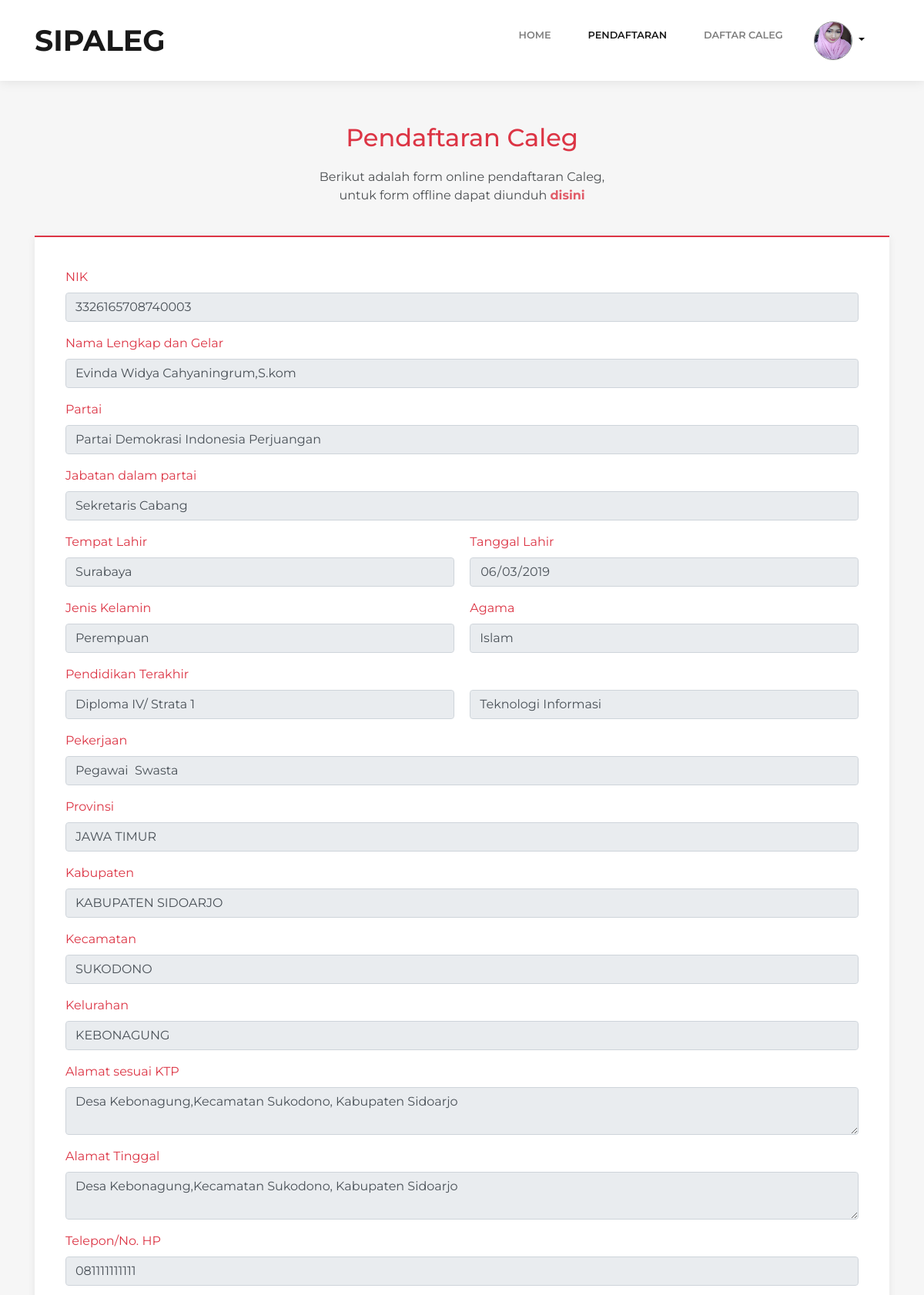
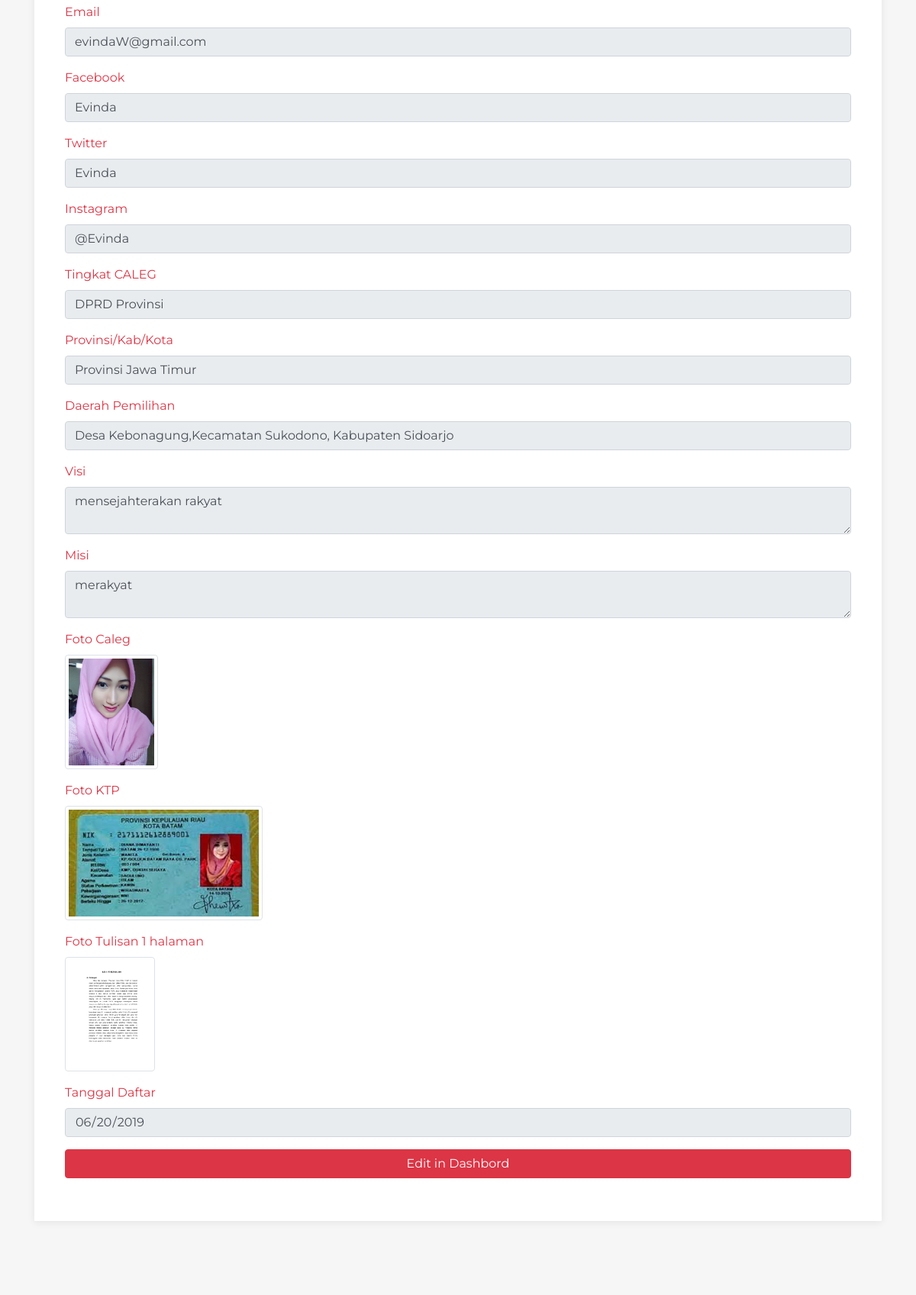
The app's page /pendaftaran.php (signed in, upper part) with its own data (2 pictures, top to bottom).
### tables this page shows
CREATE TABLE `tb_data_caleg` (
  `username` varchar(255) NOT NULL,
  `tanggal_daftar` varchar(255) NOT NULL,
  `id` int(11) NOT NULL,
  `nik` char(16) NOT NULL,
  `nama` varchar(255) NOT NULL,
  `id_partai` int(11) NOT NULL,
  `id_jbt_partai` char(2) NOT NULL,
  `tempat_lahir` varchar(255) NOT NULL,
  `tanggal_lahir` date DEFAULT NULL,
  `id_gender` char(1) NOT NULL,
  `id_agama` char(1) NOT NULL,
  `id_pend` char(1) NOT NULL,
  `pekerjaan` varchar(255) DEFAULT NULL,
  `bidang_pend` varchar(255) NOT NULL,
  `id_kelurahan` char(10) NOT NULL,
  `alamat_ktp` varchar(255) DEFAULT NULL,
  `alamat_tinggal` varchar(255) DEFAULT NULL,
  `telepon` varchar(15) DEFAULT NULL,
  `email` varchar(255) DEFAULT NULL,
  `facebook` varchar(255) DEFAULT NULL,
  `twitter` varchar(255) DEFAULT NULL,
  `instagram` varchar(255) DEFAULT NULL,
  `tingkat_caleg` char(1) DEFAULT NULL,
  `tempat_caleg` varchar(255) DEFAULT NULL,
  `daerah_pilih` varchar(255) NOT NULL,
  `visi` varchar(500) NOT NULL,
  `misi` varchar(1000) NOT NULL,
  `foto` varchar(255) DEFAULT NULL,
  `foto_ktp` varchar(255) NOT NULL,
  `foto_tulisan` varchar(255) NOT NULL
);

CREATE TABLE `tb_partai` (
  `id` int(11) NOT NULL,
  `nama_partai` varchar(40) DEFAULT NULL,
  `foto_partai` varchar(255) DEFAULT NULL
);

CREATE TABLE `tb_jbt_partai` (
  `id_jbt_partai` char(2) NOT NULL,
  `nama_jabatan` varchar(30) DEFAULT NULL
);

CREATE TABLE `tb_jenis_kelamin` (
  `id_gender` char(1) NOT NULL,
  `ket_gender` varchar(255) DEFAULT NULL
);

CREATE TABLE `tb_agama` (
  `id_agama` char(1) NOT NULL,
  `nama_agama` varchar(30) DEFAULT NULL
);

CREATE TABLE `tb_pendidikan` (
  `id_pend` char(1) NOT NULL,
  `nama_pend` varchar(255) DEFAULT NULL
);

CREATE TABLE `tb_tingkat_caleg` (
  `id_tingkat` char(1) NOT NULL,
  `nama_tingkat` varchar(255) NOT NULL
);

### pendaftaran.php (the view, shortened to what this page needs)
<?php
  require "functions.php";
  $login = sessionChecker();
  $uname = $_SESSION['username'];
  $result = mysqli_query($conn, "SELECT * FROM tb_data_caleg WHERE username='$uname'");
  $getDaftar = mysqli_num_rows($result);
  $dataCaleg = mysqli_fetch_assoc($result);
  $idPartai = $dataCaleg['id_partai'];
  $namaPartai = mysqli_fetch_assoc(mysqli_query($conn, "SELECT * FROM tb_partai WHERE id='$idPartai'"))['nama_partai'];
  $idJbtPartai = $dataCaleg['id_jbt_partai'];
  $namaJbtPartai = mysqli_fetch_assoc(mysqli_query($conn, "SELECT * FROM tb_jbt_partai WHERE id_jbt_partai='$idJbtPartai'"))['nama_jabatan'];
  $idGender = $dataCaleg['id_gender'];
  $namaGender = mysqli_fetch_assoc(mysqli_query($conn, "SELECT * FROM tb_jenis_kelamin WHERE id_gender='$idGender'"))['ket_gender'];
  $idAgama = $dataCaleg['id_agama'];
  $namaAgama = mysqli_fetch_assoc(mysqli_query($conn, "SELECT * FROM tb_agama WHERE id_agama='$idAgama'"))['nama_agama'];
  $idPend = $dataCaleg['id_pend'];
  $namaPend = mysqli_fetch_assoc(mysqli_query($conn, "SELECT * FROM tb_pendidikan WHERE id_pend='$idPend'"))['nama_pend'];
  $idTingkat = $dataCaleg['tingkat_caleg'];
  $namaTingkat = mysqli_fetch_assoc(mysqli_query($conn, "SELECT * FROM tb_tingkat_caleg WHERE id_tingkat='$idTingkat'"))['nama_tingkat'];
  $today = date("Y-m-d");
  if ($getDaftar > 0) {
    $today = $dataCaleg['tanggal_daftar'];
  }
?>
<!DOCTYPE html>
<html>
<head>
    <link rel="stylesheet" href="assets/bootstrap/css/bootstrap.min.css">
    <link rel="stylesheet" href="assets/fonts/simple-line-icons.min.css">
    <link rel="stylesheet" href="https://cdnjs.cloudflare.com/ajax/libs/baguettebox.js/1.10.0/baguetteBox.min.css">
    <link rel="stylesheet" href="assets/css/Navigation-with-Search.css">
    <link rel="stylesheet" href="assets/css/smoothproducts.css">
</head>
<body>
    <nav class="navbar navbar-light navbar-expand-lg fixed-top bg-white clean-navbar">
        <div class="container"><a class="navbar-brand logo" href="/" style="font-weight: bold;font-size: 38px;">SIPALEG</a>
            <div
                class="collapse navbar-collapse" id="navcol-1">
                <ul class="nav navbar-nav ml-auto">
                    <li class="nav-item" role="presentation"><a class="nav-link" href="index">Home</a></li>
                    <li class="nav-item" role="presentation"><a class="nav-link active" href="pendaftaran">PENDAFTARAN</a></li>
                    <li class="nav-item" role="presentation"><a class="nav-link" href="daftar-caleg">DAFTAR CALEG</a></li>
                    <?php if ($login != 1) : ?>
                        <li class="nav-item" role="presentation"><a class="nav-link" href="login">LOGIN</a></li>
                    <?php else : ?>
                    <li class="nav-item dropdown" role="presentation">
                    <a href="#" class="dropdown-toggle avatar" data-toggle="dropdown"
                        style="text-decoration: none; color: black;">
                            <img src="assets/img/caleg/<?= !empty($dataCaleg['foto']) ? $dataCaleg['foto'] : 'no_photo.jpg' ;?>"
                                style="border-radius: 50%; width: 50px; height : 50px; border: 1px solid grey;">
                        </a>
                    </li>
                    <?php endif; ?>
                </ul>
        </div>
        </div>
    </nav>
    <main class="page contact-us-page">
        <section class="clean-block clean-form dark">
            <div class="container">
                <div class="block-heading">
                    <h2 class="text-danger">Pendaftaran Caleg</h2>
                    <p>Berikut adalah form online pendaftaran Caleg, untuk form offline dapat diunduh&nbsp;<a class="text-danger" href="assets/xls/tb_anggota_keluarga.xlsx" style="font-weight: bold;">disini</a></p>
                </div>
                <form id="formDaftar" class="text-danger border-danger" method="post" action="" enctype="multipart/form-data">
                    <div class="form-group"><label for="nik">NIK</label><input class="form-control" type="text" name="nik" id="nik" required></div>
                    <div class="form-group"><label for="nama">Nama Lengkap dan Gelar</label><input class="form-control" type="text" name="nama" id="nama" required></div>
                    <div class="form-group"><label for="partai">Partai</label>
                    <input class="form-control" type="text" name="nama_partai" id="nama_partai" value="<?= $namaPartai ?>" hidden>
                    </div>
                    <div class="form-group"><label for="jbt_partai">Jabatan dalam partai</label>
                    <input class="form-control" type="text" name="nama_jbt_partai" id="nama_jbt_partai" value="<?= $namaJbtPartai ?>" hidden>
                    </div>
                    <div class="form-group float-left" style="width: 49%;"><label for="tempat_lahir">Tempat Lahir</label><input class="form-control" type="text" name="tempat_lahir" id="tempat_lahir" required></div>
                    <div class="form-group float-left" style="width: 49%;margin-left: 2%;"><label for="tanggal_lahir">Tanggal Lahir</label><input class="form-control" type="date" name="tanggal_lahir" id="tanggal_lahir" required></div>
                    <div class="form-group float-left" style="width: 49%;"><label>Jenis Kelamin</label>
                    <input class="form-control" type="text" name="nama_gender" id="nama_gender" value="<?= $namaGender ?>" hidden>
                      </div>
                    <div class="form-group float-left" style="width: 49%;margin-left: 2%;"><label for="agama">Agama</label>
                    <input class="form-control" type="text" name="nama_agama" id="nama_agama" value="<?= $namaAgama ?>" hidden>
                    </div>
                    <div class="form-group float-left" style="width: 49%;"><label for="pend_akhir">Pendidikan Terakhir</label>
                    <input class="form-control" type="text" name="nama_pend" id="nama_pend" value="<?= $namaPend ?>" hidden>
                    </div>
                    <div class="form-group float-left" style="width: 49%;margin-left: 2%;"><label  for="bidang_pend">&nbsp;</label><input class="form-control" type="text" name="bidang_pend" id="bidang_pend" placeholder="Bidang pendidikan" required></div>
                    <div class="form-group"><label for="pekerjaan">Pekerjaan</label><input class="form-control" type="text" name="pekerjaan" id="pekerjaan" required></div>
                    <div class="form-group" id="prov"><label for="provinsi">Provinsi</label>
                      <input class="form-control" type="text" name="nama_provinsi" id="nama_provinsi" hidden>
                    </div>
                    <div class="form-group" id="kab" hidden='true'><label for="kabupaten">Kabupaten</label>
                      <input class="form-control" type="text" name="nama_kabupaten" id="nama_kabupaten" hidden>
                    </div>
                    <div class="form-group" id="kec" hidden='true'><label for="kecamatan">Kecamatan</label>
                      <input class="form-control" type="text" name="nama_kecamatan" id="nama_kecamatan" hidden>
                    </div>
                    <div class="form-group" id="kel" hidden='true'><label for="kelurahan">Kelurahan</label>
                      <input class="form-control" type="text" name="nama_kelurahan" id="nama_kelurahan" hidden>
                    </div>
                    <div class="form-group"><label for="alamat_ktp">Alamat sesuai KTP</label><textarea class="form-control" name="alamat_ktp" id="alamat_ktp" required></textarea></div>
                    <div class="form-group"><label for="alamat_tinggal">Alamat Tinggal</label><textarea class="form-control" name="alamat_tinggal" id="alamat_tinggal" required></textarea></div>
                    <div class="form-group"><label for="telepon">Telepon/No. HP</label><input class="form-control" type="text" name="telepon" id="telepon" required></div>
                    <div class="form-group"><label for="email">Email</label><input class="form-control" type="email" name="email" id="email" required></div>
                    <div class="form-group"><label for="facebook">Facebook</label><input class="form-control" type="text" name="facebook" id="facebook"></div>
                    <div class="form-group"><label for="twitter">Twitter</label><input class="form-control" type="text" name="twitter" id="twitter"></div>
                    <div class="form-group"><label for="instagram">Instagram</label><input class="form-control" type="text" name="instagram" id="instagram"></div>
                    <div class="form-group"><label for="tingkat_caleg">Tingkat CALEG</label>
                    <input class="form-control" type="text" name="nama_tingkat" id="nama_tingkat" value="<?= $namaTingkat ?>" hidden>
                    </div>
                    <div class="form-group"><label for="daerah_caleg">Provinsi/Kab/Kota </label><input class="form-control" type="text" name="daerah_caleg" id="daerah_caleg" required></div>
                    <div class="form-group"><label for="daerah_pilih">Daerah Pemilihan</label><input class="form-control" type="text" name="daerah_pilih" id="daerah_pilih" required></div>
                    <div class="form-group"><label for="visi">Visi</label><textarea class="form-control" name="visi" id="visi" required></textarea></div>
                    <div class="form-group"><label for="misi">Misi</label><textarea class="form-control" name="misi" id="misi" required></textarea></div>
                    <div class="form-group"><label for="foto">Foto Caleg</label><input class="form-control" type="file" name="foto" id="foto" accept="image/*" required><br>
                    <img id="img_foto" class="img-thumbnail" src="assets/img/caleg/<?= $dataCaleg['foto'] ?>" alt="<?= $dataCaleg['foto'] ?>" style="max-height: 150px" hidden>
                    </div>
                    <div class="form-group"><label for="foto_ktp">Foto KTP</label><input class="form-control" type="file" name="foto_ktp" id="foto_ktp" accept="image/*" required><br>
                    <img id="img_ktp" class="img-thumbnail" src="assets/img/ktp/<?= $dataCaleg['foto_ktp'] ?>" alt="<?= $dataCaleg['foto_ktp'] ?>" style="max-height: 150px" hidden>
                    </div>
                    <div class="form-group"><label for="fot_tulisan">Foto Tulisan 1 halaman</label>
                    <input class="form-control" type="file" name="foto_tulisan" id="foto_tulisan" accept="image/*" required><br>
                    <img id="img_tulisan" class="img-thumbnail" src="assets/img/tulisan/<?= $dataCaleg['foto_tulisan'] ?>" alt="<?= $dataCaleg['foto_tulisan'] ?>" style="max-height: 150px" hidden>
                    </div>
                    <div class="form-group"><label for="tanggal_now">Tanggal Daftar</label><input class="form-control" type="date" name="tanggal_now" id="tanggal_now" value="<?= $today ?>" disabled></div>
                    <div class="form-group"><button class="btn btn-danger btn-block" name="edit" id="edit" hidden=true >
                      <a style="text-decoration: none; color: white;" href="profile?edit">Edit in Dashbord</a>
                  </button></div>
                  </form>
            </div>
        </section>
    </main>
</body>
</html>

### assets/css/smoothproducts.css (style rules this page uses)
html, body { height: 100%; width: 100%; }

### pendaftaran.php (style rules this page uses)
.clean-block.clean-form form { max-width: 100%; }

### records on screen
tb_data_caleg: foto (picture), nama_partai "Partai Demokrasi Indonesia Perjuangan", nama_jbt_partai "Sekretaris Cabang", nama_gender "Perempuan", nama_agama "Islam", nama_pend "Diploma IV/ Strata 1", nama_tingkat "DPRD Provinsi", foto_ktp (picture), foto_tulisan (picture), tanggal_now "06/20/2019"
